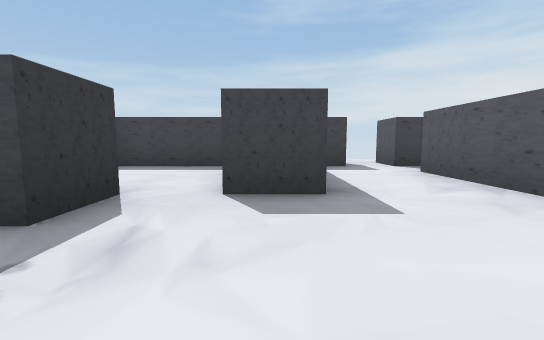
View 1 (above)

17 first-person views from a walk through a scene from a Unity 3-D project. The camera is 0.51 m above the floor, tilts 6° down and sees 90° across. The floor is counted in squares, 1 m on a side. Each view is taken from the middle of a square. On the plan, view 1 faces up. The plan holds only what a view shows up to about 9 squares ahead; the rest is blank. The player is left out. Some animated figures are not drawn.

View 2
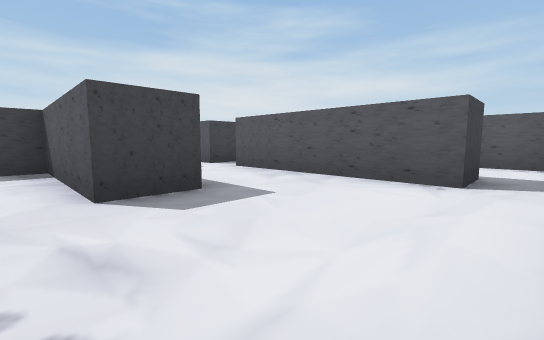

View 3
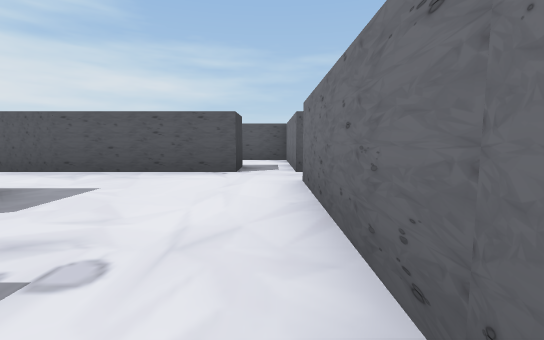

View 4
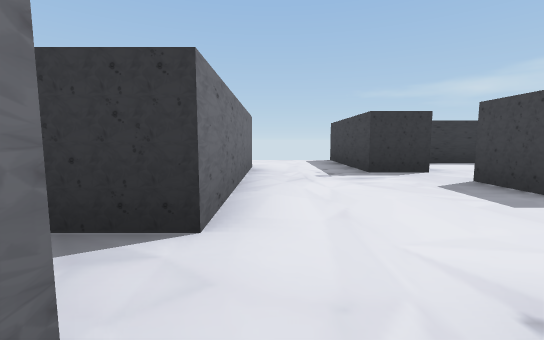

View 5
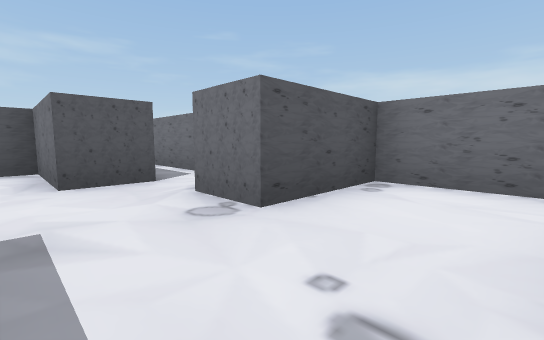

View 6
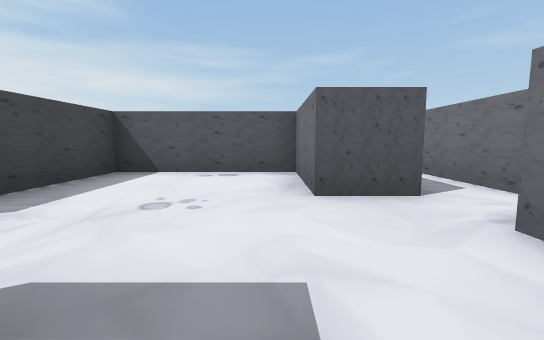

View 7
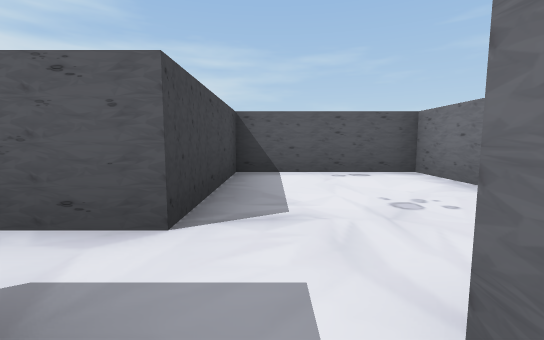

View 8
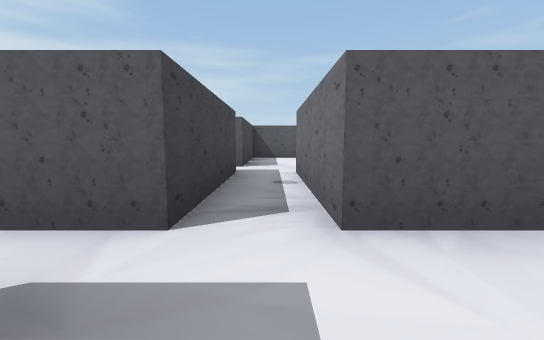

View 9
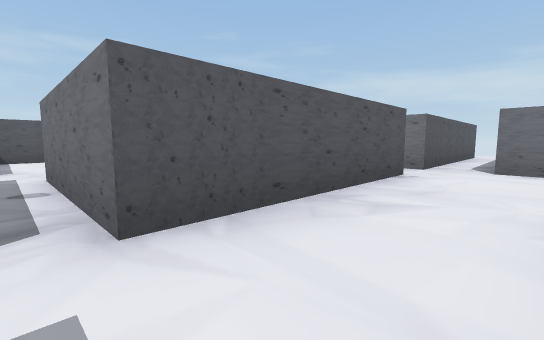

View 10
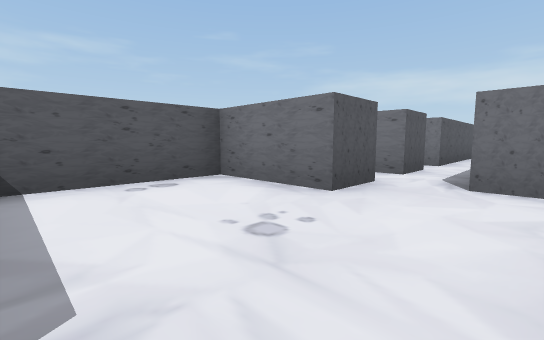

View 11
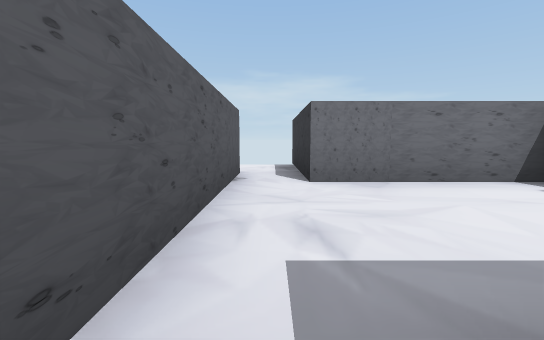

View 12
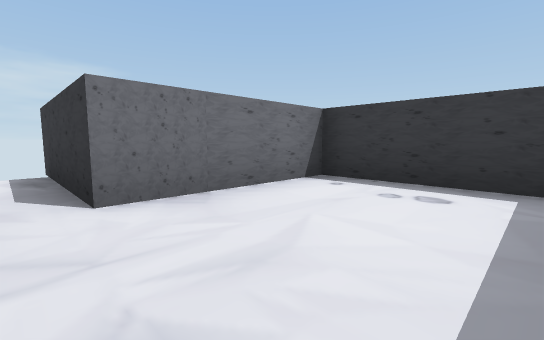

View 13
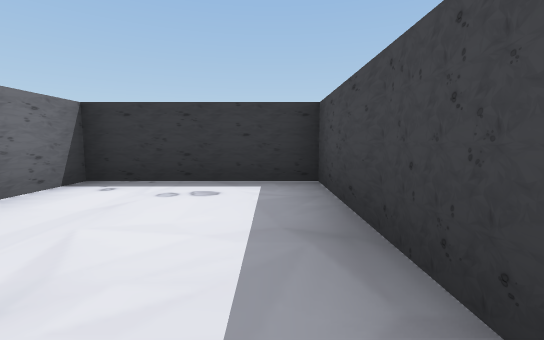

View 14
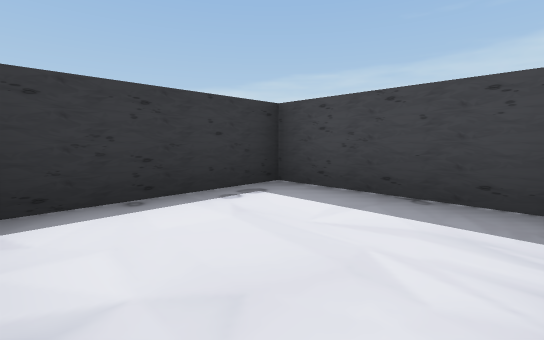

View 15
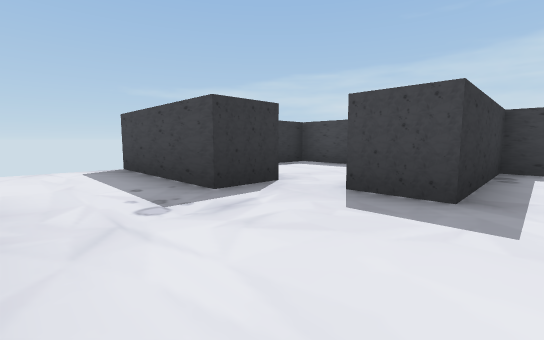

View 16
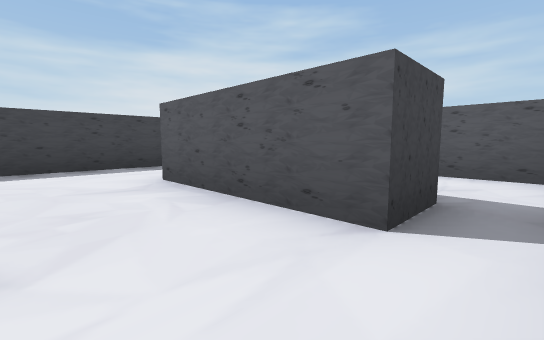

View 17
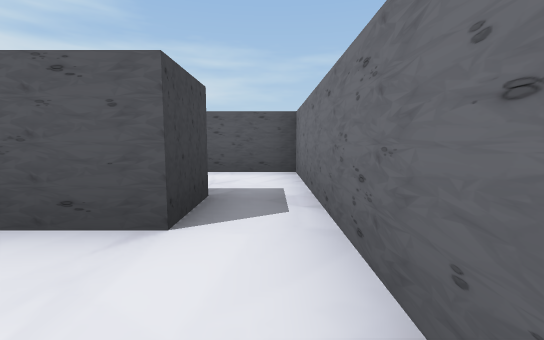

### Floor plan
Ten units are one square. View 1 is at (0, 0); x grows to the right and y downward. Boxes are objects, and circles mark ways between rooms. Rooms are numbered by the first view taken in them; rooms with no view inside come last. Other rooms are left out.
<svg viewBox="-50 -71 150 126">
<path fill="none" stroke="#000" d="M25 -6 25 -46M-15 -26 -15 -16M5 -46 5 -26 -5 -26 -5 -36M-15 4 15 4M-25 34 -25 4 -15 4M-15 -16 -45 -16M-38 44 -26 44M36 -6 25 -6M25 4 55 4 55 -16M55 -56 25 -56 25 -66M75 -26 95 -26 95 -56 65 -56 65 -66M55 -16 66 -16M25 -46 56 -46M16 -56 5 -56 5 -46M65 14 35 14 35 44 65 44M75 45 75 14M75 5 75 -6M-5 -36 -5 -56 -35 -56 -35 -29M-14 34 -25 34M-26 44 5 44 5 29"/>
<circle cx="-20" cy="-5" r="3" fill="#2a7"/>
<circle cx="30" cy="0" r="3" fill="#2a7"/>
<circle cx="15" cy="-35" r="3" fill="#2a7"/>
<circle cx="-10" cy="-30" r="3" fill="#2a7"/>
<circle cx="-20" cy="40" r="3" fill="#2a7"/>
<circle cx="45" cy="-10" r="3" fill="#2a7"/>
<text x="10" y="-20">1</text>
<text x="-30" y="10">2</text>
<text x="40" y="0">3</text>
<text x="60" y="-40">4</text>
<text x="60" y="30">5</text>
<text x="-20" y="-40">6</text>
<text x="-10" y="30">7</text>
</svg>
Room 1 opens to room 2. Room 1 opens to room 3. Room 1 opens to room 4. Room 1 opens to room 6. Room 2 opens to room 7. Room 3 opens to room 4.

Where each view was taken, in squares from view 1:
view 1: 0 up, 0 right, facing up
view 2: 0 up, 1 left, facing up-right
view 3: 0 up, 2 left, facing right
view 4: 0 up, 3 right, facing left
view 5: 3 up, 4 right, facing down-right
view 6: 3 up, 5 right, facing right
view 7: 5 up, 5 right, facing right
view 8: 5 up, 1 right, facing right
view 9: 5 up, 1 right, facing down-right
view 10: 5 up, 6 right, facing down-right
view 11: 1 down, 7 right, facing down
view 12: 2 down, 7 right, facing down-left
view 13: 2 down, 7 right, facing left
view 14: 3 up, 1 left, facing up-left
view 15: 0 up, 1 right, facing up-left
view 16: 4 down, 4 left, facing up-right
view 17: 4 down, 4 left, facing right
